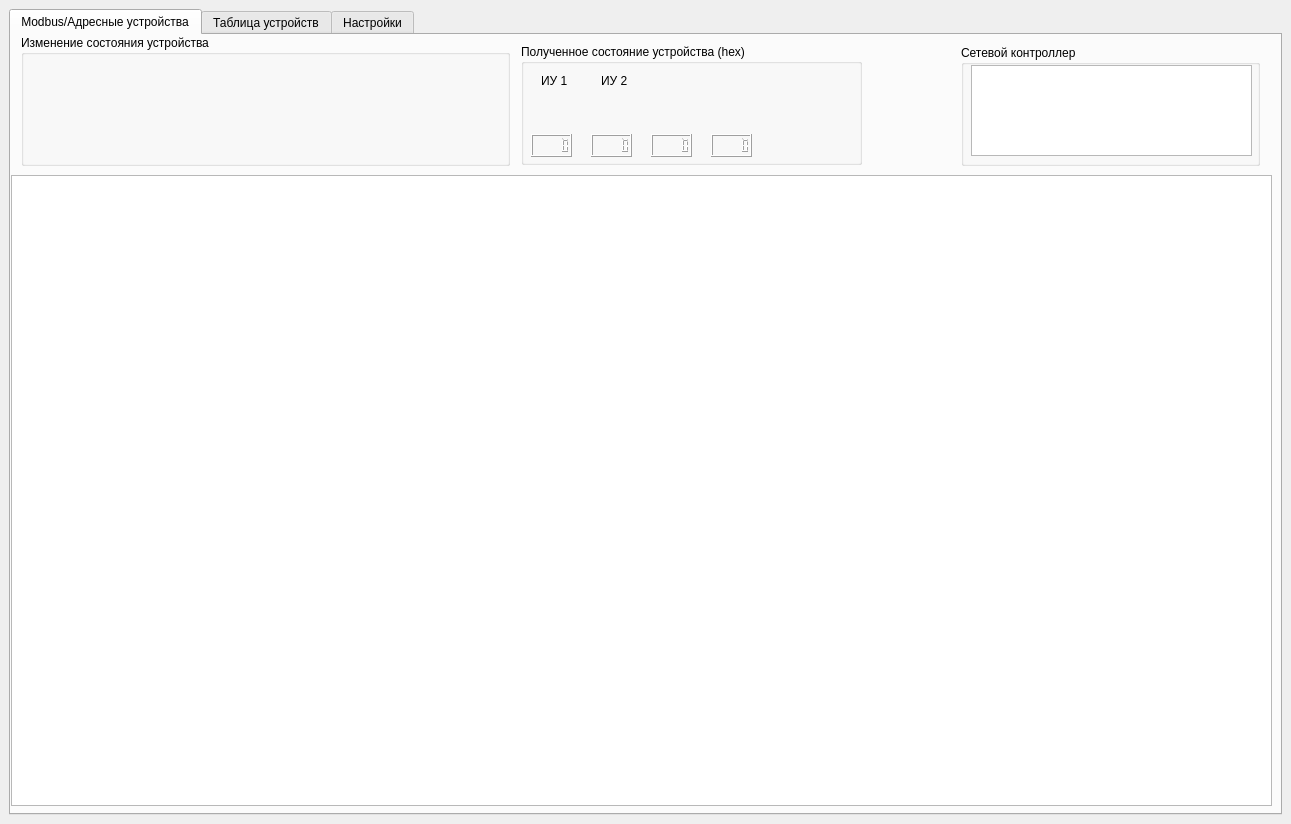
<?xml version="1.0" encoding="UTF-8"?>
<ui version="4.0">
 <class>MainWindow</class>
 <widget class="QMainWindow" name="MainWindow">
  <property name="geometry">
   <rect>
    <x>0</x>
    <y>0</y>
    <width>1291</width>
    <height>824</height>
   </rect>
  </property>
  <property name="windowTitle">
   <string>MainWindow</string>
  </property>
  <property name="styleSheet">
   <string notr="true"/>
  </property>
  <widget class="QWidget" name="centralwidget">
   <layout class="QVBoxLayout" name="verticalLayout_2">
    <item>
     <widget class="QTabWidget" name="tabWidget">
      <property name="enabled">
       <bool>true</bool>
      </property>
      <property name="sizePolicy">
       <sizepolicy hsizetype="Expanding" vsizetype="Expanding">
        <horstretch>0</horstretch>
        <verstretch>0</verstretch>
       </sizepolicy>
      </property>
      <property name="minimumSize">
       <size>
        <width>1271</width>
        <height>800</height>
       </size>
      </property>
      <property name="styleSheet">
       <string notr="true"/>
      </property>
      <property name="tabShape">
       <enum>QTabWidget::Rounded</enum>
      </property>
      <property name="currentIndex">
       <number>0</number>
      </property>
      <widget class="QWidget" name="modbus_dev_tab">
       <attribute name="title">
        <string>Modbus/Адресные устройства</string>
       </attribute>
       <widget class="QTableWidget" name="devices_tableWidget">
        <property name="geometry">
         <rect>
          <x>0</x>
          <y>140</y>
          <width>1261</width>
          <height>631</height>
         </rect>
        </property>
       </widget>
       <widget class="QGroupBox" name="chenge_state_device_groupBox">
        <property name="geometry">
         <rect>
          <x>10</x>
          <y>0</y>
          <width>489</width>
          <height>131</height>
         </rect>
        </property>
        <property name="title">
         <string>Изменение состояния устройства</string>
        </property>
        <widget class="QWidget" name="verticalLayoutWidget">
         <property name="geometry">
          <rect>
           <x>10</x>
           <y>20</y>
           <width>471</width>
           <height>101</height>
          </rect>
         </property>
         <layout class="QVBoxLayout" name="v_layer_state_dev_layout">
          <item>
           <layout class="QHBoxLayout" name="h_top_layer_state_dev_layout"/>
          </item>
          <item>
           <layout class="QHBoxLayout" name="h_center_layer_state_dev_layout"/>
          </item>
          <item>
           <layout class="QHBoxLayout" name="h_bottom_layer_state_dev_layout"/>
          </item>
         </layout>
        </widget>
       </widget>
       <widget class="QGroupBox" name="choice_net_dev_groupBox">
        <property name="geometry">
         <rect>
          <x>950</x>
          <y>10</y>
          <width>299</width>
          <height>121</height>
         </rect>
        </property>
        <property name="title">
         <string>Сетевой контроллер</string>
        </property>
        <widget class="QListWidget" name="out_net_dev_listWidget">
         <property name="geometry">
          <rect>
           <x>10</x>
           <y>20</y>
           <width>281</width>
           <height>91</height>
          </rect>
         </property>
        </widget>
       </widget>
       <widget class="QGroupBox" name="input_state_dev_groupBox">
        <property name="geometry">
         <rect>
          <x>510</x>
          <y>9</y>
          <width>341</width>
          <height>121</height>
         </rect>
        </property>
        <property name="title">
         <string>Полученное состояние устройства (hex)</string>
        </property>
        <widget class="QLCDNumber" name="b1_state_lcdNumber">
         <property name="geometry">
          <rect>
           <x>10</x>
           <y>90</y>
           <width>41</width>
           <height>23</height>
          </rect>
         </property>
        </widget>
        <widget class="QLabel" name="executive1_label">
         <property name="geometry">
          <rect>
           <x>20</x>
           <y>30</y>
           <width>47</width>
           <height>14</height>
          </rect>
         </property>
         <property name="text">
          <string>ИУ 1</string>
         </property>
        </widget>
        <widget class="QLabel" name="executive2_label">
         <property name="geometry">
          <rect>
           <x>80</x>
           <y>30</y>
           <width>47</width>
           <height>14</height>
          </rect>
         </property>
         <property name="text">
          <string>ИУ 2</string>
         </property>
        </widget>
        <widget class="QLCDNumber" name="b2_state_lcdNumber">
         <property name="geometry">
          <rect>
           <x>70</x>
           <y>90</y>
           <width>41</width>
           <height>23</height>
          </rect>
         </property>
        </widget>
        <widget class="QLCDNumber" name="b3_state_lcdNumber">
         <property name="geometry">
          <rect>
           <x>130</x>
           <y>90</y>
           <width>41</width>
           <height>23</height>
          </rect>
         </property>
        </widget>
        <widget class="QLCDNumber" name="b4_state_lcdNumber">
         <property name="geometry">
          <rect>
           <x>190</x>
           <y>90</y>
           <width>41</width>
           <height>23</height>
          </rect>
         </property>
        </widget>
       </widget>
      </widget>
      <widget class="QWidget" name="main_tab">
       <property name="sizePolicy">
        <sizepolicy hsizetype="Expanding" vsizetype="Expanding">
         <horstretch>0</horstretch>
         <verstretch>0</verstretch>
        </sizepolicy>
       </property>
       <attribute name="title">
        <string>Таблица устройств</string>
       </attribute>
       <layout class="QVBoxLayout" name="verticalLayout">
        <item>
         <layout class="QHBoxLayout" name="horizontalLayout_2">
          <item>
           <widget class="QGroupBox" name="states_groupBox">
            <property name="sizePolicy">
             <sizepolicy hsizetype="Fixed" vsizetype="Fixed">
              <horstretch>0</horstretch>
              <verstretch>0</verstretch>
             </sizepolicy>
            </property>
            <property name="minimumSize">
             <size>
              <width>371</width>
              <height>120</height>
             </size>
            </property>
            <property name="whatsThis">
             <string>&lt;html&gt;&lt;head/&gt;&lt;body&gt;&lt;p&gt;Для изменения состояния датчика нужно выбрать датчик в таблице и нажать на соответствующую кнопку состояния.&lt;/p&gt;&lt;/body&gt;&lt;/html&gt;</string>
            </property>
            <property name="styleSheet">
             <string notr="true"/>
            </property>
            <property name="title">
             <string>Изменение состояния выбранного датчика.</string>
            </property>
           </widget>
          </item>
          <item>
           <layout class="QGridLayout" name="gridLayout">
            <item row="1" column="1">
             <widget class="QLabel" name="sensor52_lbl">
              <property name="styleSheet">
               <string notr="true"/>
              </property>
              <property name="text">
               <string>АВИ

52</string>
              </property>
              <property name="margin">
               <number>5</number>
              </property>
              <property name="indent">
               <number>0</number>
              </property>
             </widget>
            </item>
            <item row="0" column="3">
             <widget class="QLabel" name="sensor4_lbl">
              <property name="styleSheet">
               <string notr="true"/>
              </property>
              <property name="text">
               <string>ИП-330
Кречет
4</string>
              </property>
              <property name="margin">
               <number>5</number>
              </property>
              <property name="indent">
               <number>0</number>
              </property>
             </widget>
            </item>
            <item row="0" column="2">
             <widget class="QLabel" name="sensor3_lbl">
              <property name="styleSheet">
               <string notr="true"/>
              </property>
              <property name="text">
               <string>ИП-101

3</string>
              </property>
              <property name="margin">
               <number>5</number>
              </property>
              <property name="indent">
               <number>0</number>
              </property>
             </widget>
            </item>
            <item row="1" column="4">
             <widget class="QLabel" name="sensor55_lbl">
              <property name="styleSheet">
               <string notr="true"/>
              </property>
              <property name="text">
               <string>АР-5

55</string>
              </property>
              <property name="margin">
               <number>5</number>
              </property>
              <property name="indent">
               <number>0</number>
              </property>
             </widget>
            </item>
            <item row="1" column="14">
             <widget class="QLabel" name="sensor65_lbl">
              <property name="styleSheet">
               <string notr="true"/>
              </property>
              <property name="text">
               <string>МКЗ

65</string>
              </property>
              <property name="margin">
               <number>5</number>
              </property>
              <property name="indent">
               <number>0</number>
              </property>
             </widget>
            </item>
            <item row="1" column="2">
             <widget class="QLabel" name="sensor53_lbl">
              <property name="styleSheet">
               <string notr="true"/>
              </property>
              <property name="frameShape">
               <enum>QFrame::NoFrame</enum>
              </property>
              <property name="text">
               <string>АМК

53</string>
              </property>
              <property name="margin">
               <number>5</number>
              </property>
              <property name="indent">
               <number>0</number>
              </property>
             </widget>
            </item>
            <item row="0" column="4">
             <widget class="QLabel" name="sensor5_lbl">
              <property name="styleSheet">
               <string notr="true"/>
              </property>
              <property name="text">
               <string>ИП-329
Феникс
5</string>
              </property>
              <property name="margin">
               <number>5</number>
              </property>
              <property name="indent">
               <number>0</number>
              </property>
             </widget>
            </item>
            <item row="1" column="3">
             <widget class="QLabel" name="sensor54_lbl">
              <property name="styleSheet">
               <string notr="true"/>
              </property>
              <property name="text">
               <string>АР-1

54</string>
              </property>
              <property name="margin">
               <number>5</number>
              </property>
              <property name="indent">
               <number>0</number>
              </property>
             </widget>
            </item>
            <item row="0" column="6">
             <widget class="QLabel" name="sensor7_lbl">
              <property name="styleSheet">
               <string notr="true"/>
              </property>
              <property name="text">
               <string>МИП

7</string>
              </property>
              <property name="margin">
               <number>5</number>
              </property>
              <property name="indent">
               <number>0</number>
              </property>
             </widget>
            </item>
            <item row="1" column="12">
             <widget class="QLabel" name="sensor63_lbl">
              <property name="styleSheet">
               <string notr="true"/>
              </property>
              <property name="text">
               <string>ИСМ-22-2

63</string>
              </property>
              <property name="margin">
               <number>5</number>
              </property>
              <property name="indent">
               <number>0</number>
              </property>
             </widget>
            </item>
            <item row="1" column="5">
             <widget class="QLabel" name="sensor56_lbl">
              <property name="styleSheet">
               <string notr="true"/>
              </property>
              <property name="text">
               <string>АРМини

56</string>
              </property>
              <property name="margin">
               <number>5</number>
              </property>
              <property name="indent">
               <number>0</number>
              </property>
             </widget>
            </item>
            <item row="1" column="10">
             <widget class="QLabel" name="sensor61_lbl">
              <property name="styleSheet">
               <string notr="true"/>
              </property>
              <property name="text">
               <string>ИСМ-5

61</string>
              </property>
              <property name="margin">
               <number>5</number>
              </property>
              <property name="indent">
               <number>0</number>
              </property>
             </widget>
            </item>
            <item row="1" column="7">
             <widget class="QLabel" name="sensor58_lbl">
              <property name="styleSheet">
               <string notr="true"/>
              </property>
              <property name="text">
               <string>АОПИ

58</string>
              </property>
              <property name="margin">
               <number>5</number>
              </property>
              <property name="indent">
               <number>0</number>
              </property>
             </widget>
            </item>
            <item row="1" column="11">
             <widget class="QLabel" name="sensor62_lbl">
              <property name="styleSheet">
               <string notr="true"/>
              </property>
              <property name="text">
               <string>ИСМ-22

62</string>
              </property>
              <property name="margin">
               <number>5</number>
              </property>
              <property name="indent">
               <number>0</number>
              </property>
             </widget>
            </item>
            <item row="0" column="1">
             <widget class="QLabel" name="sensor2_lbl">
              <property name="styleSheet">
               <string notr="true"/>
              </property>
              <property name="text">
               <string>ИПП
Гелиос
2</string>
              </property>
              <property name="margin">
               <number>5</number>
              </property>
              <property name="indent">
               <number>0</number>
              </property>
             </widget>
            </item>
            <item row="1" column="8">
             <widget class="QLabel" name="sensor59_lbl">
              <property name="styleSheet">
               <string notr="true"/>
              </property>
              <property name="text">
               <string>ИРС

59</string>
              </property>
              <property name="margin">
               <number>5</number>
              </property>
              <property name="indent">
               <number>0</number>
              </property>
             </widget>
            </item>
            <item row="0" column="0">
             <widget class="QLabel" name="sensor1_lbl">
              <property name="styleSheet">
               <string notr="true"/>
              </property>
              <property name="text">
               <string>ИП-535

1</string>
              </property>
              <property name="margin">
               <number>5</number>
              </property>
              <property name="indent">
               <number>0</number>
              </property>
             </widget>
            </item>
            <item row="0" column="8">
             <widget class="QLabel" name="sensor9_lbl">
              <property name="styleSheet">
               <string notr="true"/>
              </property>
              <property name="text">
               <string>NLS16

9</string>
              </property>
              <property name="margin">
               <number>5</number>
              </property>
              <property name="indent">
               <number>0</number>
              </property>
             </widget>
            </item>
            <item row="1" column="16">
             <widget class="QLabel" name="sensor67_lbl">
              <property name="styleSheet">
               <string notr="true"/>
              </property>
              <property name="text">
               <string>ОСЗ9

67</string>
              </property>
              <property name="margin">
               <number>5</number>
              </property>
              <property name="indent">
               <number>0</number>
              </property>
             </widget>
            </item>
            <item row="0" column="7">
             <widget class="QLabel" name="sensor8_lbl">
              <property name="styleSheet">
               <string notr="true"/>
              </property>
              <property name="text">
               <string>ИПА

8</string>
              </property>
              <property name="margin">
               <number>5</number>
              </property>
              <property name="indent">
               <number>0</number>
              </property>
             </widget>
            </item>
            <item row="1" column="13">
             <widget class="QLabel" name="sensor64_lbl">
              <property name="styleSheet">
               <string notr="true"/>
              </property>
              <property name="text">
               <string>ИСМ-220

64</string>
              </property>
              <property name="margin">
               <number>5</number>
              </property>
              <property name="indent">
               <number>0</number>
              </property>
             </widget>
            </item>
            <item row="0" column="5">
             <widget class="QLabel" name="sensor6_lbl">
              <property name="styleSheet">
               <string notr="true"/>
              </property>
              <property name="text">
               <string>ИПЭС

6</string>
              </property>
              <property name="margin">
               <number>5</number>
              </property>
              <property name="indent">
               <number>0</number>
              </property>
             </widget>
            </item>
            <item row="1" column="9">
             <widget class="QLabel" name="sensor60_lbl">
              <property name="styleSheet">
               <string notr="true"/>
              </property>
              <property name="text">
               <string>ИР-П

60</string>
              </property>
              <property name="margin">
               <number>5</number>
              </property>
              <property name="indent">
               <number>0</number>
              </property>
             </widget>
            </item>
            <item row="1" column="15">
             <widget class="QLabel" name="sensor66_lbl">
              <property name="styleSheet">
               <string notr="true"/>
              </property>
              <property name="text">
               <string>ОСЗ

66</string>
              </property>
              <property name="margin">
               <number>5</number>
              </property>
              <property name="indent">
               <number>0</number>
              </property>
             </widget>
            </item>
            <item row="1" column="0">
             <widget class="QLabel" name="sensor51_lbl">
              <property name="styleSheet">
               <string notr="true"/>
              </property>
              <property name="text">
               <string>А2ДПИ

51</string>
              </property>
              <property name="margin">
               <number>5</number>
              </property>
              <property name="indent">
               <number>0</number>
              </property>
             </widget>
            </item>
            <item row="1" column="6">
             <widget class="QLabel" name="sensor57_lbl">
              <property name="styleSheet">
               <string notr="true"/>
              </property>
              <property name="text">
               <string>АТИ

57</string>
              </property>
              <property name="margin">
               <number>5</number>
              </property>
              <property name="indent">
               <number>0</number>
              </property>
             </widget>
            </item>
            <item row="0" column="9">
             <widget class="QLabel" name="sensor10_lbl">
              <property name="text">
               <string>NLS8

10</string>
              </property>
             </widget>
            </item>
           </layout>
          </item>
         </layout>
        </item>
        <item>
         <widget class="QTableWidget" name="output_table">
          <property name="styleSheet">
           <string notr="true"/>
          </property>
         </widget>
        </item>
       </layout>
      </widget>
      <widget class="QWidget" name="settings_tab">
       <attribute name="title">
        <string>Настройки</string>
       </attribute>
       <widget class="QGroupBox" name="port_and_ne_dev_groupBox">
        <property name="geometry">
         <rect>
          <x>20</x>
          <y>370</y>
          <width>301</width>
          <height>401</height>
         </rect>
        </property>
        <property name="sizePolicy">
         <sizepolicy hsizetype="Fixed" vsizetype="Fixed">
          <horstretch>0</horstretch>
          <verstretch>0</verstretch>
         </sizepolicy>
        </property>
        <property name="styleSheet">
         <string notr="true"/>
        </property>
        <property name="title">
         <string>Port -&gt; Net Device</string>
        </property>
        <widget class="QTableWidget" name="port_and_net_dev_tableWidget">
         <property name="geometry">
          <rect>
           <x>20</x>
           <y>70</y>
           <width>261</width>
           <height>321</height>
          </rect>
         </property>
         <property name="styleSheet">
          <string notr="true">QHeaderView::section:horizontal {
    color: #fff;
    background-color: rgb(0, 85, 127);
 }
QTableWidget {
	background-color: rgb(0, 0, 127);
	color: rgb(85, 255, 0);
	font: 63 8pt &quot;Yu Gothic UI Semibold&quot;;
}
</string>
         </property>
        </widget>
        <widget class="QPushButton" name="send_table_btn">
         <property name="geometry">
          <rect>
           <x>20</x>
           <y>30</y>
           <width>151</width>
           <height>23</height>
          </rect>
         </property>
         <property name="styleSheet">
          <string notr="true"/>
         </property>
         <property name="text">
          <string>Запустить эмулятор</string>
         </property>
        </widget>
        <widget class="QPushButton" name="delete_line_btn">
         <property name="geometry">
          <rect>
           <x>184</x>
           <y>30</y>
           <width>101</width>
           <height>23</height>
          </rect>
         </property>
         <property name="styleSheet">
          <string notr="true"/>
         </property>
         <property name="text">
          <string>Удалить запись</string>
         </property>
        </widget>
       </widget>
       <widget class="QGroupBox" name="ports_groupBox">
        <property name="geometry">
         <rect>
          <x>340</x>
          <y>370</y>
          <width>311</width>
          <height>401</height>
         </rect>
        </property>
        <property name="sizePolicy">
         <sizepolicy hsizetype="Fixed" vsizetype="Fixed">
          <horstretch>0</horstretch>
          <verstretch>0</verstretch>
         </sizepolicy>
        </property>
        <property name="styleSheet">
         <string notr="true"/>
        </property>
        <property name="title">
         <string>Порты</string>
        </property>
        <widget class="QListWidget" name="ports_listWidget">
         <property name="geometry">
          <rect>
           <x>10</x>
           <y>60</y>
           <width>281</width>
           <height>331</height>
          </rect>
         </property>
         <property name="styleSheet">
          <string notr="true"/>
         </property>
        </widget>
        <widget class="QPushButton" name="get_ports_btn">
         <property name="geometry">
          <rect>
           <x>10</x>
           <y>20</y>
           <width>211</width>
           <height>23</height>
          </rect>
         </property>
         <property name="styleSheet">
          <string notr="true"/>
         </property>
         <property name="text">
          <string>Получить список портов</string>
         </property>
        </widget>
       </widget>
       <widget class="QGroupBox" name="net_dev_groupBox">
        <property name="geometry">
         <rect>
          <x>670</x>
          <y>370</y>
          <width>251</width>
          <height>401</height>
         </rect>
        </property>
        <property name="sizePolicy">
         <sizepolicy hsizetype="Fixed" vsizetype="Fixed">
          <horstretch>0</horstretch>
          <verstretch>0</verstretch>
         </sizepolicy>
        </property>
        <property name="styleSheet">
         <string notr="true"/>
        </property>
        <property name="title">
         <string>Сетевое устройство</string>
        </property>
        <widget class="QListWidget" name="net_dev_listWidget">
         <property name="geometry">
          <rect>
           <x>10</x>
           <y>60</y>
           <width>231</width>
           <height>331</height>
          </rect>
         </property>
         <property name="styleSheet">
          <string notr="true"/>
         </property>
        </widget>
        <widget class="QPushButton" name="get_net_dev_btn">
         <property name="geometry">
          <rect>
           <x>10</x>
           <y>20</y>
           <width>221</width>
           <height>23</height>
          </rect>
         </property>
         <property name="styleSheet">
          <string notr="true"/>
         </property>
         <property name="text">
          <string>Получить список сетевых устройств</string>
         </property>
        </widget>
       </widget>
       <widget class="QGroupBox" name="groupBox_2">
        <property name="geometry">
         <rect>
          <x>20</x>
          <y>10</y>
          <width>261</width>
          <height>311</height>
         </rect>
        </property>
        <property name="sizePolicy">
         <sizepolicy hsizetype="Fixed" vsizetype="Fixed">
          <horstretch>0</horstretch>
          <verstretch>0</verstretch>
         </sizepolicy>
        </property>
        <property name="minimumSize">
         <size>
          <width>261</width>
          <height>311</height>
         </size>
        </property>
        <property name="styleSheet">
         <string notr="true"/>
        </property>
        <property name="title">
         <string>Параметры подключения к базе данных</string>
        </property>
        <widget class="QLabel" name="port_db_lbl">
         <property name="geometry">
          <rect>
           <x>10</x>
           <y>60</y>
           <width>47</width>
           <height>16</height>
          </rect>
         </property>
         <property name="styleSheet">
          <string notr="true"/>
         </property>
         <property name="text">
          <string>Port</string>
         </property>
        </widget>
        <widget class="QLabel" name="host_db_lbl">
         <property name="geometry">
          <rect>
           <x>10</x>
           <y>30</y>
           <width>47</width>
           <height>14</height>
          </rect>
         </property>
         <property name="styleSheet">
          <string notr="true"/>
         </property>
         <property name="text">
          <string>Host</string>
         </property>
        </widget>
        <widget class="QLabel" name="user_db_lbl">
         <property name="geometry">
          <rect>
           <x>10</x>
           <y>90</y>
           <width>51</width>
           <height>16</height>
          </rect>
         </property>
         <property name="styleSheet">
          <string notr="true"/>
         </property>
         <property name="text">
          <string>User</string>
         </property>
        </widget>
        <widget class="QLabel" name="pass_db_lbl">
         <property name="geometry">
          <rect>
           <x>10</x>
           <y>120</y>
           <width>61</width>
           <height>16</height>
          </rect>
         </property>
         <property name="styleSheet">
          <string notr="true"/>
         </property>
         <property name="text">
          <string>Password</string>
         </property>
        </widget>
        <widget class="QLabel" name="name_db_lbl">
         <property name="geometry">
          <rect>
           <x>10</x>
           <y>150</y>
           <width>61</width>
           <height>16</height>
          </rect>
         </property>
         <property name="styleSheet">
          <string notr="true"/>
         </property>
         <property name="text">
          <string>Name DB</string>
         </property>
        </widget>
        <widget class="QLineEdit" name="host_db_lineEdit">
         <property name="geometry">
          <rect>
           <x>110</x>
           <y>30</y>
           <width>141</width>
           <height>20</height>
          </rect>
         </property>
         <property name="toolTip">
          <string>&lt;html&gt;&lt;head/&gt;&lt;body&gt;&lt;p&gt;Адрес (IP4) подключения к БД&lt;/p&gt;&lt;/body&gt;&lt;/html&gt;</string>
         </property>
         <property name="styleSheet">
          <string notr="true"/>
         </property>
         <property name="inputMask">
          <string>000\.000\.000\.000</string>
         </property>
         <property name="text">
          <string>...</string>
         </property>
        </widget>
        <widget class="QLineEdit" name="port_db_lineEdit">
         <property name="geometry">
          <rect>
           <x>110</x>
           <y>60</y>
           <width>141</width>
           <height>20</height>
          </rect>
         </property>
         <property name="toolTip">
          <string>&lt;html&gt;&lt;head/&gt;&lt;body&gt;&lt;p&gt;Номер порта должен быть в диапазоне &lt;span style=&quot; font-family:'JetBrains Mono','monospace'; font-size:10pt; font-weight:600; font-style:italic; color:#ff0000;&quot;&gt;1024-49151&lt;/span&gt;&lt;/p&gt;&lt;/body&gt;&lt;/html&gt;</string>
         </property>
         <property name="styleSheet">
          <string notr="true"/>
         </property>
         <property name="inputMask">
          <string>00009</string>
         </property>
         <property name="text">
          <string/>
         </property>
        </widget>
        <widget class="QLineEdit" name="user_db_lineEdit">
         <property name="geometry">
          <rect>
           <x>110</x>
           <y>90</y>
           <width>141</width>
           <height>20</height>
          </rect>
         </property>
         <property name="toolTip">
          <string>&lt;html&gt;&lt;head/&gt;&lt;body&gt;&lt;p&gt;Логин базы данных&lt;/p&gt;&lt;/body&gt;&lt;/html&gt;</string>
         </property>
         <property name="styleSheet">
          <string notr="true"/>
         </property>
         <property name="text">
          <string/>
         </property>
        </widget>
        <widget class="QLineEdit" name="pass_db_lineEdit">
         <property name="geometry">
          <rect>
           <x>110</x>
           <y>120</y>
           <width>141</width>
           <height>20</height>
          </rect>
         </property>
         <property name="toolTip">
          <string>&lt;html&gt;&lt;head/&gt;&lt;body&gt;&lt;p&gt;Пароль базы данных&lt;/p&gt;&lt;/body&gt;&lt;/html&gt;</string>
         </property>
         <property name="styleSheet">
          <string notr="true"/>
         </property>
         <property name="text">
          <string/>
         </property>
        </widget>
        <widget class="QLineEdit" name="name_db_lineEdit">
         <property name="geometry">
          <rect>
           <x>110</x>
           <y>150</y>
           <width>141</width>
           <height>20</height>
          </rect>
         </property>
         <property name="toolTip">
          <string>&lt;html&gt;&lt;head/&gt;&lt;body&gt;&lt;p&gt;Имя базы данных&lt;/p&gt;&lt;/body&gt;&lt;/html&gt;</string>
         </property>
         <property name="styleSheet">
          <string notr="true"/>
         </property>
         <property name="text">
          <string/>
         </property>
        </widget>
        <widget class="QPushButton" name="save_db_btn">
         <property name="geometry">
          <rect>
           <x>10</x>
           <y>260</y>
           <width>75</width>
           <height>23</height>
          </rect>
         </property>
         <property name="toolTip">
          <string>&lt;html&gt;&lt;head/&gt;&lt;body&gt;&lt;p&gt;Сохранение настроек для дальнейшей работы &lt;/p&gt;&lt;/body&gt;&lt;/html&gt;</string>
         </property>
         <property name="styleSheet">
          <string notr="true"/>
         </property>
         <property name="text">
          <string>Save</string>
         </property>
        </widget>
        <widget class="QPushButton" name="check_db_btn">
         <property name="geometry">
          <rect>
           <x>10</x>
           <y>200</y>
           <width>241</width>
           <height>31</height>
          </rect>
         </property>
         <property name="toolTip">
          <string>&lt;html&gt;&lt;head/&gt;&lt;body&gt;&lt;p&gt;Проверка подключения к базе данных&lt;/p&gt;&lt;/body&gt;&lt;/html&gt;</string>
         </property>
         <property name="styleSheet">
          <string notr="true"/>
         </property>
         <property name="text">
          <string>Проверить настройки подключения</string>
         </property>
        </widget>
       </widget>
       <widget class="QPushButton" name="join_btn">
        <property name="geometry">
         <rect>
          <x>580</x>
          <y>320</y>
          <width>151</width>
          <height>23</height>
         </rect>
        </property>
        <property name="styleSheet">
         <string notr="true"/>
        </property>
        <property name="text">
         <string>Объединить</string>
        </property>
       </widget>
       <widget class="QLineEdit" name="sn_emulator_lineEdit">
        <property name="geometry">
         <rect>
          <x>760</x>
          <y>320</y>
          <width>113</width>
          <height>20</height>
         </rect>
        </property>
       </widget>
       <widget class="QLabel" name="label">
        <property name="geometry">
         <rect>
          <x>760</x>
          <y>290</y>
          <width>111</width>
          <height>21</height>
         </rect>
        </property>
        <property name="text">
         <string>SN эмулятора</string>
        </property>
       </widget>
      </widget>
     </widget>
    </item>
   </layout>
  </widget>
 </widget>
 <resources/>
 <connections/>
</ui>
